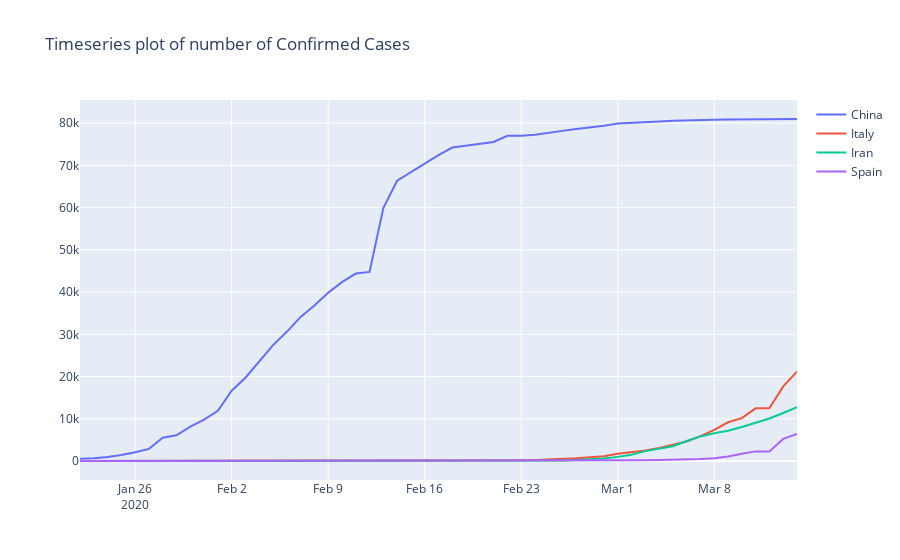

Here is the notebook cell this chart was saved with:
### Code cell
fig = go.Figure()
for country in ["China","Italy","Iran","Spain"]:
   

    fig.add_trace(go.Scatter(
        x=data[data['Country']==country]['Date'],
        y=data[data['Country']==country]['Confirmed'],
        name = country,
        connectgaps=True 
    ))
fig.update_layout(title="Timeseries plot of number of Confirmed Cases")    
fig.show()
